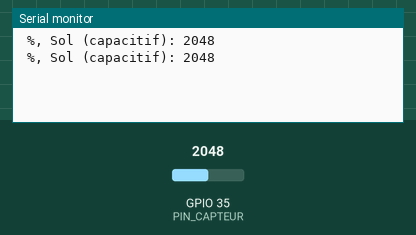
This sketch was run on a simulated ESP32. Shown: the last lines printed to the serial monitor. The inputs (shaded band) are chosen by the test bench; at power-on: GPIO 35 (PIN_CAPTEUR) = 2048.

Above: at 2.8 s.
2.9 s: GPIO 35 (PIN_CAPTEUR) set to 2866
At 5.1 s:
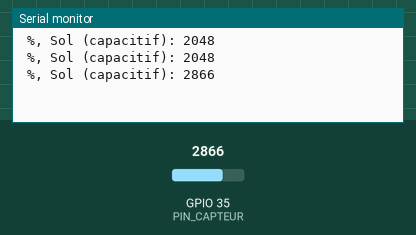
5.6 s: GPIO 35 (PIN_CAPTEUR) set to 3603
At 6.7 s:
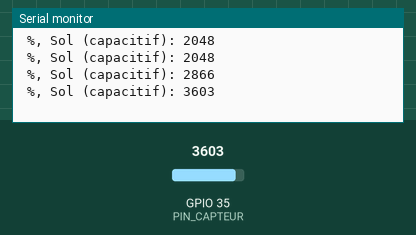
Timing chart, 0 to 8.6 s (numbered marks = the images above; inputs shaded):
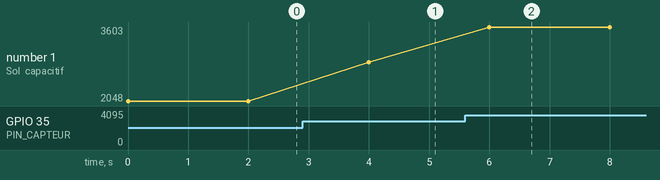

Measured:
- after the input at 2.9 s, the serial monitor: prints a new line after 1.1 s (image 1)
- after the input at 5.6 s, the serial monitor: prints a new line after 0.40 s (image 2)
- plotted number 1: 2048 → 2866 after the input at 2.9 s, 2866 → 3603 after the input at 5.6 s

The sketch:

humidity_sensor.ino
```cpp
#define PIN_CAPTEUR  35

void setup() {
  Serial.begin(115200);
  pinMode(PIN_CAPTEUR, INPUT);
}

void loop() {
    int valeurCap = analogRead(PIN_CAPTEUR);

    // Affichage des résultats
    Serial.print(" %, Sol (capacitif): ");
    Serial.println(valeurCap);


  delay(2000);
}
```
